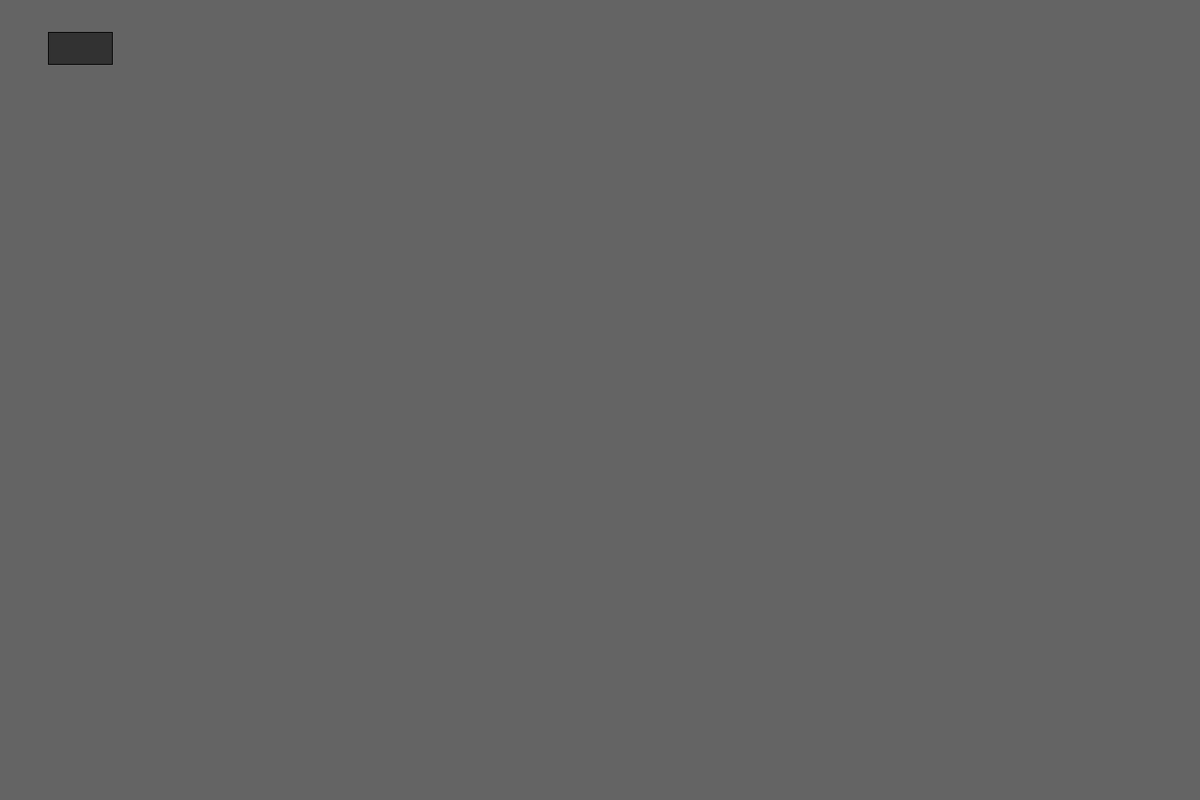
Frame 1 (no input)
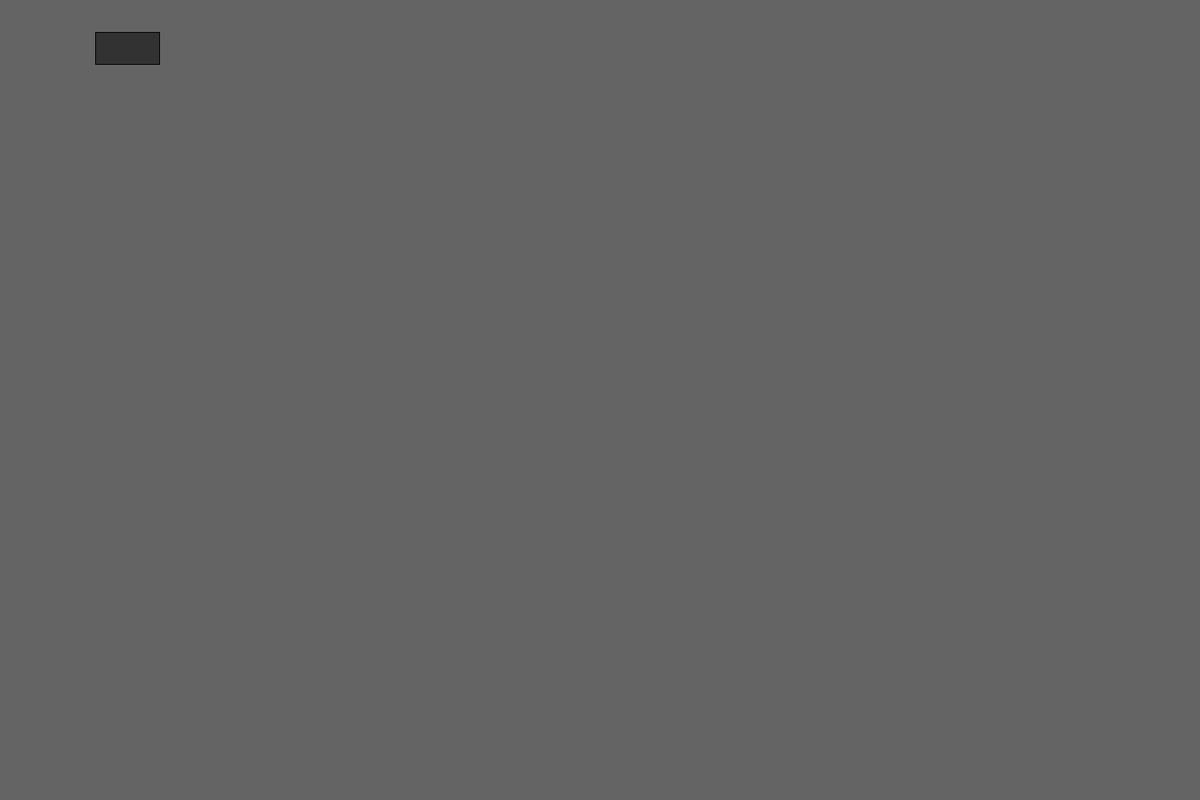
Frame 60 (the mouse pressed at the canvas centre just before this capture)
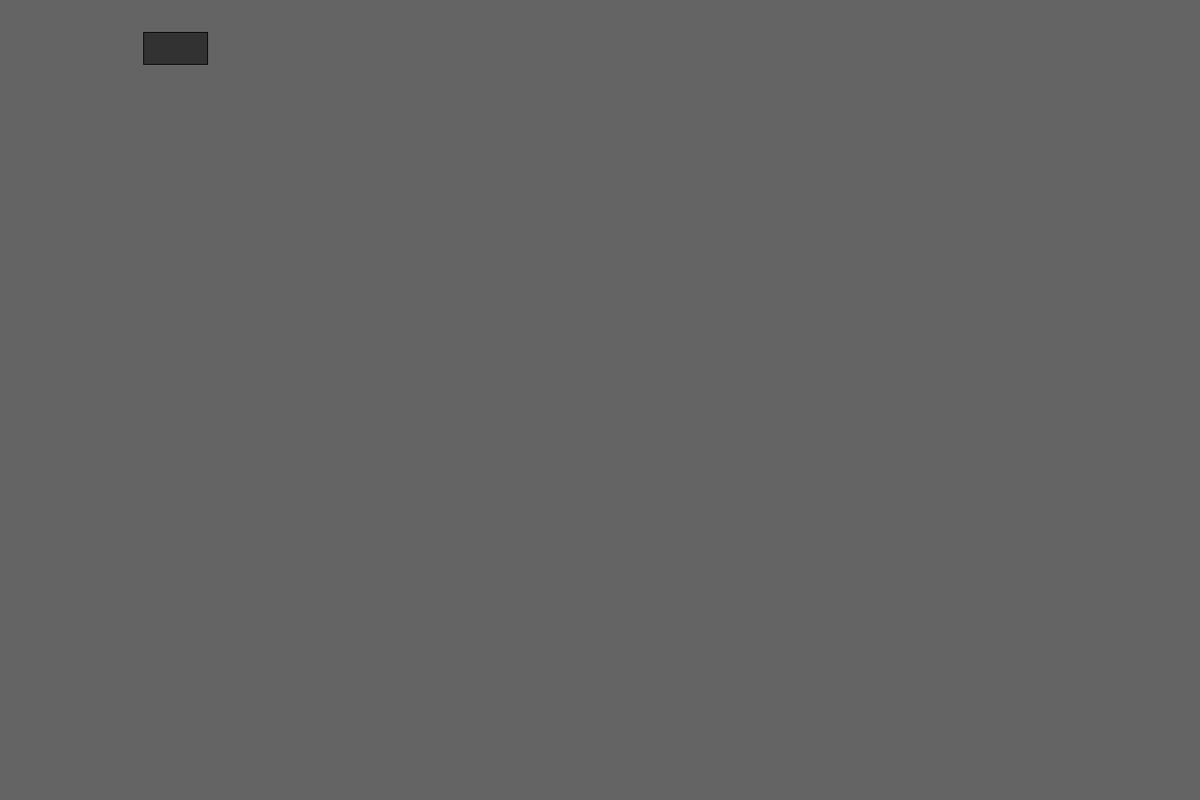
Frame 120 (the mouse held since frame 60 and released just before this capture)

The Processing sketch that drew these frames (run headless with seeded random() and noise(); from frame 60 on, the mouse is pressed at the canvas centre):

// Processing sketch: movement
// ── movement.pde
int w=0;

void setup() {
  size(1500, 1000);
  background(100);
}

void draw() {
  background(100);
  fill(50);
  rect(60+w, 40, 80, 40);
  ++w;
}
